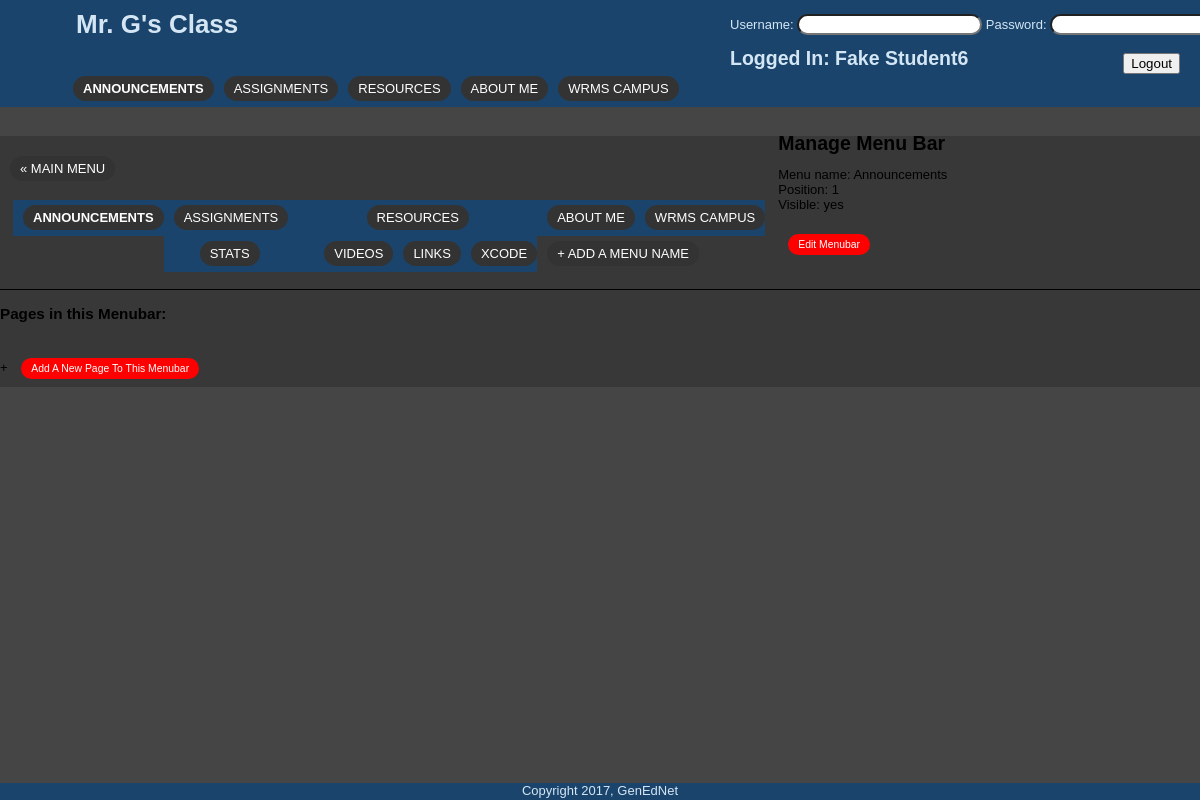
The page /public_html/gen_ed/private/manage_content.php?menuBar=1 (signed in) on the database its author committed.
### tables this page shows
CREATE TABLE `students` (
  `id` int(11) NOT NULL AUTO_INCREMENT,
  `student_id` int(11) NOT NULL,
  `lastName` varchar(30) NOT NULL,
  `firstName` varchar(30) NOT NULL,
  `email` varchar(50) NOT NULL,
  `gradeLevel` varchar(11) NOT NULL,
  `period` int(11) NOT NULL,
  `username` varchar(50) NOT NULL,
  `hashed_password` varchar(60) NOT NULL,
  `year` int(4) NOT NULL,
  PRIMARY KEY (`id`)
);

CREATE TABLE `menuBar` (
  `id` int(11) NOT NULL AUTO_INCREMENT,
  `menu_name` varchar(30) NOT NULL,
  `position` int(3) NOT NULL,
  `visible` tinyint(1) NOT NULL,
  `include` text NOT NULL,
  PRIMARY KEY (`id`)
);

CREATE TABLE `page` (
  `id` int(11) NOT NULL AUTO_INCREMENT,
  `menuBar_id` int(11) NOT NULL,
  `menu_name` varchar(30) NOT NULL,
  `gradeLevel` varchar(10) NOT NULL,
  `position` int(3) NOT NULL,
  `visible` tinyint(1) NOT NULL,
  `content` text,
  `include` text NOT NULL,
  PRIMARY KEY (`id`),
  KEY `menuBar_id` (`menuBar_id`)
);

### public_html/gen_ed/private/manage_content.php (the view, shortened to what this page needs)
<?php require_once("../includes/db_connection.php"); ?>
<?php require_once("../includes/functions.php"); ?>
<?php $layout_context = "admin"; ?>
<?php include("../includes/layouts/header.php"); ?>
<?php find_selected_page(); ?>
<div id="main">
	<div id="navigation">
	<br />
	<a href="admin.php">&laquo; Main menu</a><br />
		<?php echo navigation($current_menuBar, $current_page); ?>
		<br />
		<a href="new_menuBar.php">+ Add a Menu Name</a>
	</div>
	<div id="page">
		<?php if ($current_menuBar) { ?>
			<h2>Manage Menu Bar</h2>
		Menu name: <?php echo htmlentities($current_menuBar["menu_name"]); ?><br />
		Position: <?php echo $current_menuBar["position"]; ?><br />
		Visible: <?php echo $current_menuBar["visible"] == 1 ? 'yes' : 'no'; ?><br />
		<br />
		<a href="edit_menuBar.php?menuBar=<?php echo urlencode($current_menuBar["id"]); ?>">Edit Menubar</a>
		<div style="margin-top: 2em; border-top: 1px solid #000000;">
			<h3>Pages in this Menubar:</h3>
			<br />
			+ <a href="new_page.php?menuBar=<?php echo urlencode($current_menuBar["id"]); ?>">Add a new page to this Menubar</a>
		</div>
		<?php } else { ?>
			Please select a menuBar or a page.
		<?php }?>
	</div>
</div>
<?php include("../includes/layouts/footer.php"); ?>

### public_html/gen_ed/includes/layouts/header.php (shortened to what this page needs)
<!DOCTYPE html>
<html lang='en'>
	<head>
		<link href="../public/stylesheets/public.css" media="all" rel="stylesheet" type="text/css" />
	</head>
	<body>
	<header>
		<div id="header">
			<div id="headerTitle">
				<h1>Mr. G's
				 <?php if($layout_context == "student") {echo "Student"; } else {echo "Class";} ?>
				 </h1>
			</div>
			<div id="loginForm">
					<?php require_once("../public/login.php"); ?>
			</div>
		<nav id="mainNav">
		<div id="navigation">
<?php require_once("../includes/functions.php") ; ?>
<?php
confirm_login_and_set_menubar($current_menuBar, $current_page);
?>
			</div>
		</nav>
		</div>
	</header>
<?php include("../public/topBlock.php"); ?>

### public_html/gen_ed/public/login.php (shortened to what this page needs)
<?php require_once("../includes/db_connection.php"); ?>
<?php require_once("../includes/functions.php"); ?>
<?php
$username = "";
?>
<div id="loginForm">
    <form action="../public/index.php?menuBar=1" method="post">
      <p>Username:
        <input type="text" style="border-radius: 20px;" name="username" value="<?php echo htmlentities($username); ?>" />
      Password:
        <input type="password" style="border-radius: 20px;" name="password" value="" />
       </p>
           <h2>
    <?php
    	if (isset($_POST['createAccount'])) {
    		echo "Create Account";
    	} elseif (logged_in_student_m6() || logged_in_student_m8()) {
	    	$loggedInUser_name = $_SESSION["username"];
	    	$find_student_fullName = ucwords(find_student_by_username($loggedInUser_name));
	    	echo "Logged In: $find_student_fullName";
    	} elseif (logged_in_admin()) {
	    	$loggedInUser_name = $_SESSION["username"];
	    	$find_admin_fullName = ucwords(find_admin_by_username($loggedInUser_name));
	    	echo "Admin: $find_admin_fullName";
    	} else {
    		echo "Login";
    	}
    ?>
<?php if ( !logged_in_student_m6() && !logged_in_student_m8() && !logged_in_admin() ) { ?>
      <input style="float: right; margin-right: 70px;" type="submit" name="login" value="Login" />
	    </form>
	    <form action="../private/new_studentCreate.php" method="post">
        <input style="float: right; margin-right: 5px; margin-top: -13px;" type="submit" name="createAccount" value="Create Account" />
	    </form>
<?php } else { ?>
		</form>
        <form action="logout.php" method="post">
        <input style="float: right; margin-right: 70px; margin-top: -13px;" type="submit" name="logout" value="Logout" />
	    </form>
<?php } ?>
</div>

### public_html/gen_ed/includes/functions.php (shortened to what this page needs)
<?php
	function find_menuBar_by_id($menuBar_id, $public = true) {
			global $connection;
			$safe_menuBar_id = mysqli_real_escape_string($connection, $menuBar_id);
			$query  = "SELECT * ";
			$query .= "FROM menuBar ";
			$query .= "WHERE id = {$safe_menuBar_id} ";
			if ($public) {
				$query .= "AND visible = 1 ";
			}
			$query .= "LIMIT 1";
			$menuBar_set = mysqli_query($connection, $query);
			if($menuBar = mysqli_fetch_assoc($menuBar_set)) {
				return $menuBar;
			} else {
				return null;
			}
	}
	function find_student_by_username($username) {
		global $connection;
		$safe_username = mysqli_real_escape_string($connection, $username);
		$query  = "SELECT * ";
		$query .= "FROM students ";
		$query .= "WHERE username = '{$safe_username}' ";
		$query .= "LIMIT 1";
		$student_set = mysqli_query($connection, $query);
		if($student = mysqli_fetch_assoc($student_set)) {
			return $student["firstName"] . " " . $student["lastName"];
		} else {
			return null;
		}
	}
	function find_all_menuBar($public = true) {
			global $connection;
			$query  = "SELECT * ";
			$query .= "FROM menuBar ";
			$query .= "ORDER BY position ASC";
			$menuBar_set = mysqli_query($connection, $query);
			return $menuBar_set;
	}
	function find_menuBar_m6($public = true) {
			global $connection;
			$query  = "SELECT * ";
			$query .= "FROM menuBar ";
			$query .= "WHERE menu_name != 'Admin' ";
			$query .= "AND visible = 1 ";
			$query .= "ORDER BY position ASC";
			$menuBar_set = mysqli_query($connection, $query);
			return $menuBar_set;
	}
	function find_page_for_menuBar_m6($menuBar_id, $public = true) {
			global $connection;
			$safe_menuBar_id = mysqli_real_escape_string($connection, $menuBar_id);
			$query  = "SELECT * ";
			$query .= "FROM page ";
			$query .= "WHERE menuBar_id = {$safe_menuBar_id} ";
			$query .= "AND gradeLevel != 'm8' ";
			$query .= "AND gradeLevel != 'admin31' ";
			if ($public) {
				$query .= "AND visible = 1 ";
			}
			$query .= "ORDER BY position ASC";
			$page_set = mysqli_query($connection, $query);
			return $page_set;
	}
	function find_page_for_menuBar_m8($menuBar_id, $public = true) {
			global $connection;
			$safe_menuBar_id = mysqli_real_escape_string($connection, $menuBar_id);
			$query  = "SELECT * ";
			$query .= "FROM page ";
			$query .= "WHERE menuBar_id = {$safe_menuBar_id} ";
			$query .= "AND gradeLevel != 'm6' ";
			$query .= "AND gradeLevel != 'admin31' ";
			if ($public) {
				$query .= "AND visible = 1 ";
			}
			$query .= "ORDER BY position ASC";
			$page_set = mysqli_query($connection, $query);
			return $page_set;
	}
	function find_page_for_menuBar_admin($menuBar_id, $public = true) {
			global $connection;
			$safe_menuBar_id = mysqli_real_escape_string($connection, $menuBar_id);
			$query  = "SELECT * ";
			$query .= "FROM page ";
			$query .= "WHERE menuBar_id = {$safe_menuBar_id} ";
			$query .= "AND gradeLevel != 'm6' ";
			$query .= "AND gradeLevel != 'm8' ";
			$query .= "AND visible = 1 ";
			$query .= "ORDER BY position ASC";
			$page_set = mysqli_query($connection, $query);
			return $page_set;
	}
	function find_default_page_for_menuBar($menuBar_id) {
		$page_set_m6 = find_page_for_menuBar_m6($menuBar_id);
		$page_set_m8 = find_page_for_menuBar_m8($menuBar_id);
		$page_set_admin = find_page_for_menuBar_admin($menuBar_id);
		if (logged_in_student_m6()) {
				if($first_page = mysqli_fetch_assoc($page_set_m6)) {
						return $first_page;
					} else {
						return null;
					}
		} elseif (logged_in_student_m8()) {
				if($first_page = mysqli_fetch_assoc($page_set_m8)) {
						return $first_page;
					} else {
						return null;
					}
		} elseif (logged_in_admin()) {
				if($first_page = mysqli_fetch_assoc($page_set_admin)) {
						return $first_page;
					} else {
						return null;
					}
		}
	}
	function find_selected_page($public = false){
		if (isset($_GET["menuBar"])) {
			$current_menuBar = find_menuBar_by_id($_GET["menuBar"], $public);
			if ($current_menuBar && $public) {
				$current_page = find_default_page_for_menuBar($current_menuBar["id"]);
			} else {
				$current_page = null;
			}
		} elseif (isset($_GET["page"])) {
			$current_page = find_page_by_id($_GET["page"], $public);
			$current_menuBar = null;
		} else {
			$current_menuBar = null;
			$current_page = null;
		}
	}
	function navigation($menuBar_array, $page_array) {
		$output = "<ul class=\"menuBar\">";
		$menuBar_set = find_all_menuBar(false);
		while($menuBar = mysqli_fetch_assoc($menuBar_set)) {
			$output .= "<li";
			if ($menuBar_array && $menuBar["id"] == $menuBar_array["id"]) {
				$output .= " class=\"selected\"";
			}
			$output .= ">";
			$output .= "<a href=\"manage_content.php?menuBar=";
			$output .= urlencode($menuBar["id"]);
			$output .= "\">";
			$output .= htmlentities($menuBar["menu_name"]);
			$output .= "</a>";
			$page_set = find_page_for_menuBar_admin($menuBar["id"], false);
			$output .= "<ul class=\"page\">";
			while($page = mysqli_fetch_assoc($page_set)) {
				$output .= "<li";
				$output .= ">";
				$output .= "<a href=\"manage_content.php?page=";
				$output .= urlencode($page["id"]);
				$output .= "\">";
				$output .= htmlentities($page["menu_name"]);
				$output .= "</a></li>";
			}
			$output .= "</ul></li>";
		}
		$output .= "</ul>";
		return $output;	}
	function navigation_m6($menuBar_array, $page_array) {
		$output = "<ul class=\"menuBar\">";
		$menuBar_set = find_menuBar_m6();
		while($menuBar = mysqli_fetch_assoc($menuBar_set)) {
			$output .= "<li";
			if ($menuBar_array && $menuBar["id"] == $menuBar_array["id"]) {
				$output .= " class=\"selected\"";
			}
			$output .= ">";
			$output .= "<a href=\"index.php?menuBar=";
			$output .= urlencode($menuBar["id"]);
			$output .= "\">";
			$output .= htmlentities($menuBar["menu_name"]);
			$output .= "</a>";
			if($menuBar_array["id"] == $menuBar["id"] || $page_array["menuBar_id"] == $menuBar["id"]) {
				$page_set = find_page_for_menuBar_m6($menuBar["id"]);
				$output .= "<ul class=\"page\">";
				$output .= "</ul>";
			}
			$output .= "</li>";
		}
		$output .= "</ul>";
		return $output;	}
	function logged_in_student_m6() {
		return isset($_SESSION['student_id_m6']);
	}
	function confirm_login_and_set_menubar($current_menuBar, $current_page) {
		if (logged_in_student_m6()) {
			echo navigation_m6($current_menuBar, $current_page);
		}elseif (logged_in_student_m8()){
			echo navigation_m8($current_menuBar, $current_page);
		}elseif (logged_in_admin()){
			echo navigation_admin($current_menuBar, $current_page);
		} else {
				echo navigation_public($current_menuBar, $current_page);
		}
	}
?>

### public_html/gen_ed/public/topBlock.php
<?php if($current_menuBar['menu_name'] === "Announcements") { ?>
	<div class="topBlock"></div>
<?php } elseif($current_menuBar['menu_name'] === "Assignments") { ?>
	<div class="topBlockAssignments"></div>
<?php } elseif ($current_page['menu_name'] === "Math 6"){ ?>
	<div class="topBlockAssignments"></div>
<?php } elseif ($current_page['menu_name'] === "Math 8"){ ?>
	<div class="topBlockAssignments"></div>
<?php } elseif ($current_page['menu_name'] === "admin_files"){ ?>
	<div class="topBlockAssignments"></div>
<?php } elseif ($current_page['menu_name'] === "Stats"){ ?>
	<div class="topBlockAssignments"></div>
<?php } elseif ($current_page['menu_name'] === "admin_grades"){ ?>
	<div class="topBlockAssignments"></div>
<?php } elseif ($current_page['menu_name'] === "admin_files50"){ ?>
	<div class="topBlockAssignments"></div>
<?php } elseif ($current_menuBar['menu_name'] === "Resources"){ ?>
	<div class="topBlockResources"></div>
<?php } elseif ($current_page['menu_name'] === "Videos"){ ?>
	<div class="topBlockResources"></div>
<?php } elseif ($current_page['menu_name'] === "Links"){ ?>
	<div class="topBlockResources"></div>
<?php } elseif ($current_page['menu_name'] === "Xcode"){ ?>
	<div class="topBlockResources"></div>
<?php } elseif ($current_menuBar['menu_name'] === "About Me"){ ?>
	<div class="topBlock"></div>
<?php } ?>

### public_html/gen_ed/includes/layouts/footer.php (shortened to what this page needs)
<?php require_once("../includes/db_connection.php"); ?>
<?php require_once("../includes/functions.php"); ?>
<div id="footer">Copyright <?php echo date("Y"); ?>, GenEdNet</div>
	</body>
</html>

### public_html/gen_ed/public/stylesheets/public.css (style rules this page uses)
body, #main { vertical-align:baseline; margin: 0; padding: 0; border: 0; font-family: Verdana, Arial, Helvetica, sans-serif; font-size: 13px; line-height: 15px; background: rgba(57,55,55,0.93); }
#main { vertical-align:baseline; margin: 0; padding: 0; border: 0; font-family: Verdana, Arial, Helvetica, sans-serif; font-size: 13px; line-height: 15px; background: ; }
#header { padding-top: 1px; overflow: hidden; padding-left: 50px; background: #1A446C; color: #D4E6F4; margin:0px auto; z-index: 2; position:fixed; left:0px; top:0px; width:100%; }
#headerTitle { width: 240px; overflow: hidden; float: left; margin-top: -10px; }
#loginForm { float: right; background: #1A446C; color: #D4E6F4; width: 520px; }
#mainNav { background: #1A446C; position: ; }
.topBlock { height: 120px; overflow: hidden; background: ; }
.page { overflow: hidden; padding-left: 50px; background: ; color: #000000; background: ; }
#footer { height: 17px; width: 100%; background:#1A446C; color: #D4E6F4; text-align: center; position:fixed; left:0px; bottom:0px; width:100%; }
#header h1 { padding: 1em; margin: 0; }
#navigation { float: left; overflow: hidden; color: #D4E6F4; }
#navigation li { float: left; background: #1A446C; list-style: none; text-align: center; }
#navigation a { text-transform: uppercase; color: #ffffff; background-color: #333333; font-size: 1em; text-align: center; line-height: 36px; border: none; border-radius: 20px; }
a, a:visited { background: red; }
a { margin-left: 10px; text-decoration: none; padding: 5px 10px; margin-bottom: 2px; text-transform: capitalize; color: #ffffff; font-size: .8em; text-align: center; line-height: 36px; border: none; border-radius: 20px; }
ul.menuBar { margin: 1em; padding-left: 0; list-style: none; font-weight: normal; }
ul.page { padding-left: 2em; list-style: none; font-weight: normal; background: transparent; display: block; }
.selected { font-weight: bold; }

### rows shown on the page
students: find_student_fullName "Fake Student6"
menubar: value "ANNOUNCEMENTS", menu_name "Announcements", position "1"
menubar: value "ASSIGNMENTS"
menubar: value "RESOURCES"
menubar: value "ABOUT ME"
menubar: value "WRMS CAMPUS"
page: value "STATS"
page: value "VIDEOS"
page: value "LINKS"
page: value "XCODE"
